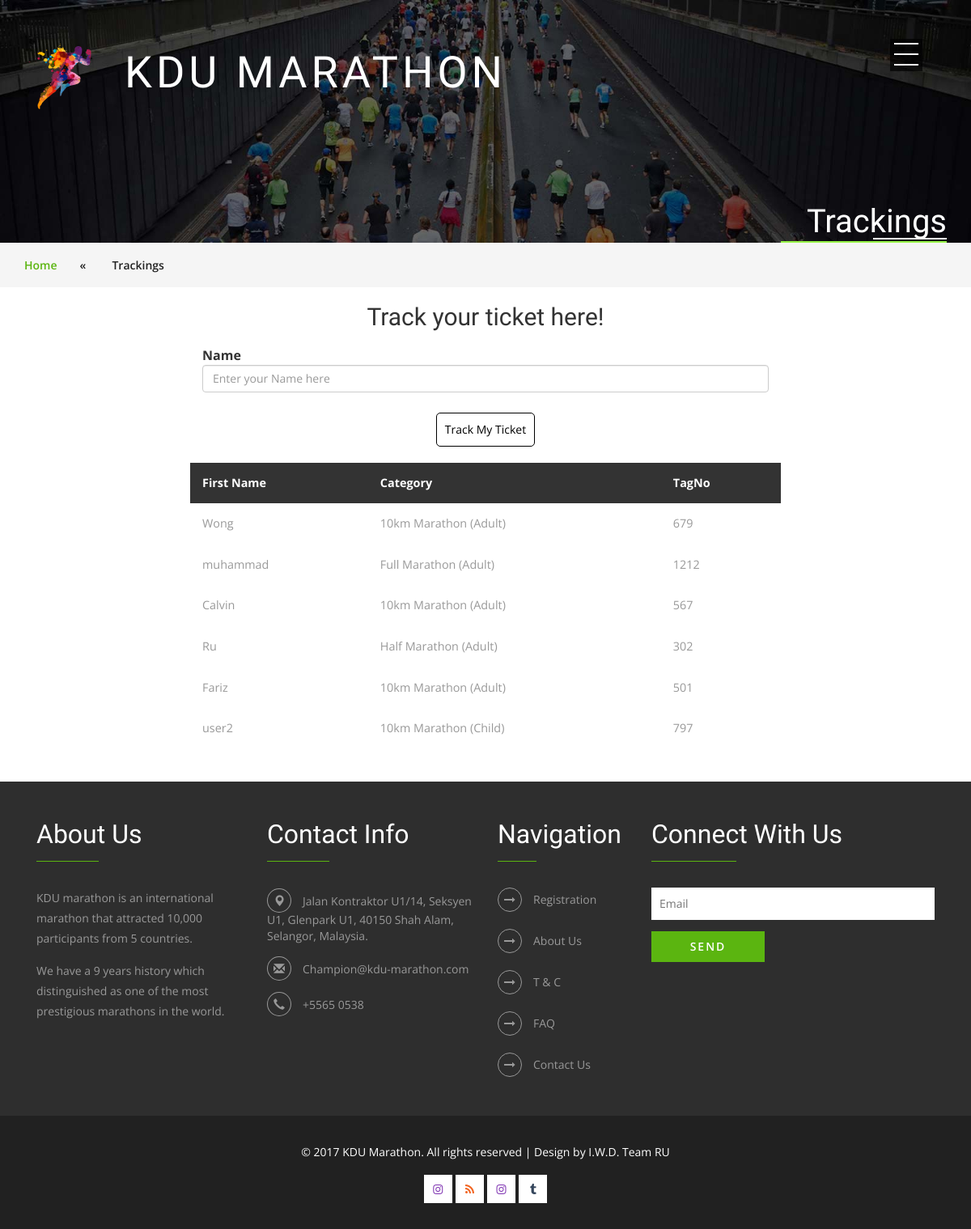
/tracking.php, run on the app's committed database.
### tables this page shows
CREATE TABLE `tracking` (
  `tid` int(100) NOT NULL,
  `category` varchar(256) DEFAULT NULL,
  `fname` varchar(75) NOT NULL,
  `email` varchar(64) NOT NULL,
  `tagNo` int(32) NOT NULL
);

### tracking.php (the view, shortened to what this page needs)
<?php
    if(isset($_POST['search']))
    {
        $valueToSearch = $_POST['valueToSearch'];
        $query = "SELECT * FROM `tracking` WHERE CONCAT(`fname`, `category`, `tagNo`) LIKE '%".$valueToSearch."%'";
        $search_result = filterTable($query);
    }
     else {
        $query = "SELECT * FROM `tracking`";
        $search_result = filterTable($query);
    }
    function filterTable($query)
    {
        $connect = mysqli_connect("localhost", "root", "", "marathon_db");
        $filter_Result = mysqli_query($connect, $query);
        return $filter_Result;
    }
?>
<!DOCTYPE html>
<html lang="en">
<head>
<link href="css/bootstrap.css" rel="stylesheet" type="text/css" media="all" />
<link href="css/style.css" rel="stylesheet" type="text/css" media="all" />
<link href="css/font-awesome.css" rel="stylesheet">
<link rel="stylesheet" href="css/login.css">
</head>
<body>
	<div class="banner1">
		<div class="container">
			<div class="header">
				<div class="w3_agile_logo">
					<h1><a href="index.php"><img id="logo" src="images/logo.png" alt="logo">KDU Marathon</a></h1>
				</div>
				<div class="w3_menu">
					<div class="mobile-nav-button">
						<div class="mobile-nav-button__line"></div>
						<div class="mobile-nav-button__line"></div>
						<div class="mobile-nav-button__line"></div>
					</div>
				</div>
				<div class="clearfix"> </div>
			</div>
			<div class="agileinfo_banner1_info">
				<h2>Trackings</h2>
			</div>
		</div>
	</div>
	<div class="agileits_breadcrumbs">
		<div class="container">
			<ul>
				<li><a href="index.php">Home</a><span>&laquo;</span></li>
				<li>Trackings</li>
			</ul>
		</div>
	</div>
    <div class="container">
        <h2 class="text-center" id="title">Track your ticket here!</h2>
        <div class="row"  id="tracking-container">
            <div class="col-md-8 col-md-offset-2" id="register-form-container">
                    <form role="form" method="POST" action="tracking.php">
                   <fieldset>
                      <div class="form-group col-md-12">
                         <label for="">Name</label>
                         <input type="text" class="form-control" name="valueToSearch" placeholder="Enter your Name here" required>
                      </div>
                      <div class="col-md-12 text-center">
                         <button type="submit" name="search" value="Filter"class="btn">Track My Ticket</button>
                      </div>
                 </fieldset>
                    <table class="table table-hover">
                        <thread>
                            <tr id="headers">
                                <th>First Name</th>
                                <th>Category</th>
                                <th>TagNo</th>
                            </tr>
                        </thread>
                        <?php while($row = mysqli_fetch_array($search_result)):?>
                        <tr>
                            <td><?php echo $row['fname'];?></td>
                            <td>
                                <?php
                                    if( $row['category'] == "fm44a" )
                                    {
                                        echo "Full Marathon (Adult)";
                                    }
                                    elseif( $row['category'] == "hm22a" )
                                    {
                                        echo "Half Marathon (Adult)";
                                    }
                                    elseif( $row['category'] == "hm10a" )
                                    {
                                        echo "10km Marathon (Adult)";
                                    }
                                    elseif( $row['category'] == "hm10c" )
                                    {
                                        echo "10km Marathon (Child)";
                                    }
                                    elseif( $row['category'] == "fr10c" )
                                    {
                                        echo "Fun Run (Child)";
                                    }
                                ?>
                            </td>
                            <td><?php echo $row['tagNo'];?></td>
                        </tr>
                        <?php endwhile;?>
                    </table>
                </form>
            </div>
        </div>
    </div>
<div class="footer">
    <div class="container">
        <div class="agileits_w3layouts_footer_grids">
            <div class="col-md-3 w3_agileits_footer_grid">
                <h3>About Us</h3>
                <p>KDU marathon is an international marathon that attracted 10,000 participants from 5 countries.<span>We have a 9 years history which distinguished as one of the most prestigious marathons in the world.
                    </span></p>
            </div>
            <div class="col-md-3 w3_agileits_footer_grid">
                <h3>Contact Info</h3>
                <ul>
                    <li><i class="glyphicon glyphicon-map-marker" aria-hidden="true"></i>Jalan Kontraktor U1/14, Seksyen U1, Glenpark U1, 40150 Shah Alam, Selangor, Malaysia.</li>
                    <li><i class="glyphicon glyphicon-envelope" aria-hidden="true"></i><a href="mailto:Champion@kdu-marathon.com">Champion@kdu-marathon.com</a></li>
                    <li><i class="glyphicon glyphicon-earphone" aria-hidden="true"></i>+5565 0538</li>
                </ul>
            </div>
            <div class="col-md-2 w3_agileits_footer_grid w3_agileits_footer_grid1">
                <h3>Navigation</h3>
                <ul>
                    <li><a href="registration.php"><i class="fa fa-long-arrow-right" aria-hidden="true"></i>Registration</a></li>
                    <li><a href="about.php"><i class="fa fa-long-arrow-right" aria-hidden="true"></i>About Us</a></li>
                    <li><a href="termcondition.php"><i class="fa fa-long-arrow-right" aria-hidden="true"></i>T &amp; C</a></li>
                    <li><a href="faq.php"><i class="fa fa-long-arrow-right" aria-hidden="true"></i>FAQ</a></li>
                    <li><a href="contact.php"><i class="fa fa-long-arrow-right" aria-hidden="true"></i>Contact Us</a></li>
                </ul>
            </div>
            <div class="col-md-4 w3_agileits_footer_grid">
                <h3>Connect With Us</h3>
                <form action="#" method="post">
                    <input type="email" name="Email" placeholder="Email" required="">
                    <input type="submit" value="Send">
                </form>
            </div>
            <div class="clearfix"> </div>
        </div>
    </div>
</div>
<div class="wthree_copy_right">
    <div class="container">
        <p>&copy; 2017 KDU Marathon. All rights reserved | Design by I.W.D. Team RU</p>
        <div class="w3_agile_social_icons">
            <ul>
                <li><a href="https://www.facebook.com/" target="_blank" class="icon icon-cube agile_instagram"></a></li>
                <li><a href="https://www.rss.com/" target="_blank" class="icon icon-cube agile_rss"></a></li>
                <li><a href="https://www.instagram.com/?hl=en" target="_blank" class="icon icon-cube agile_instagram"></a></li>
                <li><a href="https://twitter.com/?lang=en" target="_blank" class="icon icon-cube agile_t"></a></li>
            </ul>
        </div>
    </div>
</div>
</body>
</html>

### css/login.css (style rules this page uses)
#title { margin-top: 20px; }
.btn { padding: 10px; margin-top: 10px; background-color: #fff; color: black; border: solid 1px black; border-radius: 5px; }

### tracking.php (style rules this page uses)
#logo { height: 124px; width: 124px; }
.btn { padding: 10px; margin-bottom: 20px; background-color: #fff; color: black; border: solid 1px black; border-radius: 5px; }
#title { margin-top: 20px; }
#tracking-container { margin: 20px 0; }
#headers { background-color: #333; }
#headers th { color: #fff; }

### data on the page
tracking: fname "Wong", category "10km Marathon (Adult)", tagNo "679"
tracking: fname "muhammad", category "Full Marathon (Adult)", tagNo "1212"
tracking: fname "Calvin", category "10km Marathon (Adult)", tagNo "567"
tracking: fname "Ru", category "Half Marathon (Adult)", tagNo "302"
tracking: fname "Fariz", category "10km Marathon (Adult)", tagNo "501"
tracking: fname "user2", category "10km Marathon (Child)", tagNo "797"
